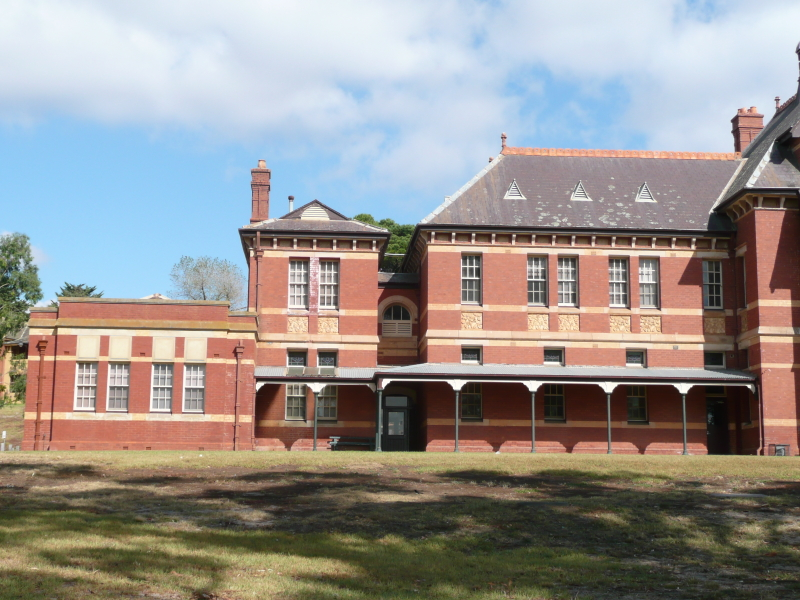
//> input picture image1.jpg, 800 x 600 px
$ ./canny image1.jpg   (built with g++ and OpenCV 4)
//> lines starting //> are read from the running program, lines starting //| are printed output that depends on the picture
#include "opencv2/imgproc.hpp"
#include "opencv2/highgui.hpp"
#include <iostream>

using namespace cv;

//![variables]
Mat src, src_gray;
Mat dst, detected_edges;

int lowThreshold = 0;
const int max_lowThreshold = 100;
const int ratio = 3;
const int kernel_size = 3;
const char* window_name = "Edge Map";
//![variables]

/**
 * @function CannyThreshold
 * @brief Trackbar callback - Canny thresholds input with a ratio 1:3
 */
static void CannyThreshold(int, void*)
{
    //![reduce_noise]
    /// Reduce noise with a kernel 3x3
    blur( src_gray, detected_edges, Size(3,3) );
    //![reduce_noise]

    //![canny]
    /// Canny detector
    Canny( detected_edges, detected_edges, lowThreshold, lowThreshold*ratio, kernel_size );
    //![canny]

    /// Using Canny's output as a mask, we display our result
    //![fill]
    dst = Scalar::all(0);
    //![fill]

    //![copyto]
    src.copyTo( dst, detected_edges);
    //![copyto]

    //![display]
    imshow( window_name, dst );
    //![display]
}


/**
 * @function main
 */
int main( int argc, char** argv )
{
  //![load]
  CommandLineParser parser( argc, argv, "{@input | ../data/fruits.jpg | input image}" );
  src = imread( parser.get<String>( "@input" ), IMREAD_COLOR ); // Load an image
//> src is the input picture: 600 rows x 800 cols, CV_8UC3; mean B, G, R 142.7, 146.1, 151

  if( src.empty() )
  {
    std::cout << "Could not open or find the image!\n" << std::endl;
    std::cout << "Usage: " << argv[0] << " <Input image>" << std::endl;
    return -1;
  }
  //![load]

  //![create_mat]
  /// Create a matrix of the same type and size as src (for dst)
  dst.create( src.size(), src.type() );
  //![create_mat]

  //![convert_to_gray]
  cvtColor( src, src_gray, COLOR_BGR2GRAY );
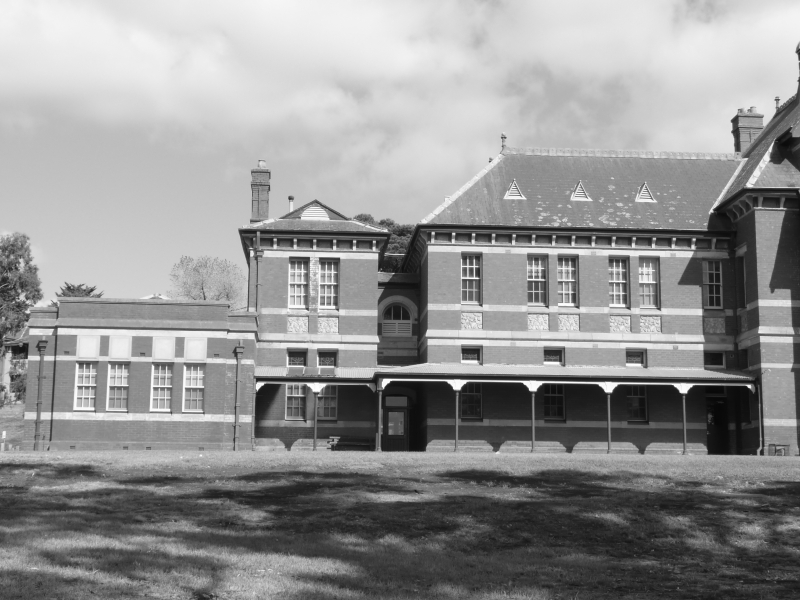
//> src_gray: 600 rows x 800 cols, CV_8UC1; min 8, max 254, mean 147.2
  //![convert_to_gray]

  //![create_window]
  namedWindow( window_name, WINDOW_AUTOSIZE );
  //![create_window]

  //![create_trackbar]
  /// Create a Trackbar for user to enter threshold
  createTrackbar( "Min Threshold:", window_name, &lowThreshold, max_lowThreshold, CannyThreshold );
  //![create_trackbar]

  /// Show the image
  CannyThreshold(0, 0);
//> in CannyThreshold, `Canny( detected_edges, detected_edges, lowThreshold, lowThreshold*rati..`:
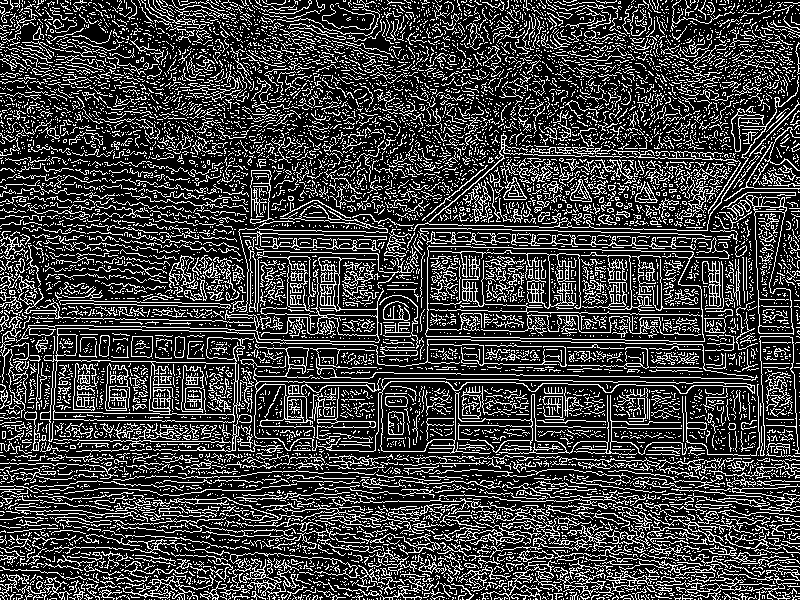
//> detected_edges: 600 rows x 800 cols, CV_8UC1; 24.8% white in thin lines or dots
//> in CannyThreshold, `src.copyTo( dst, detected_edges);`:
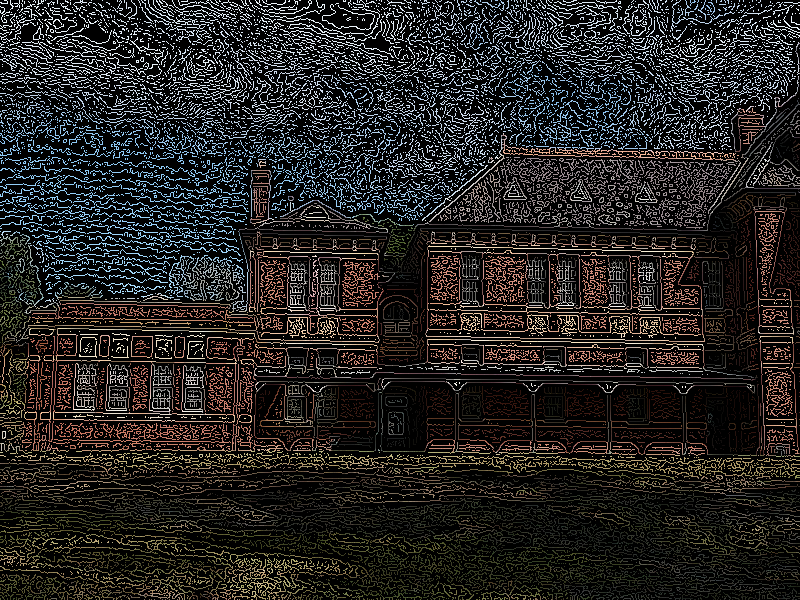
//> dst: 600 rows x 800 cols, CV_8UC3; mean B, G, R 34.1, 35.4, 37.1

  /// Wait until user exit program by pressing a key
  waitKey(0);

  return 0;
}
